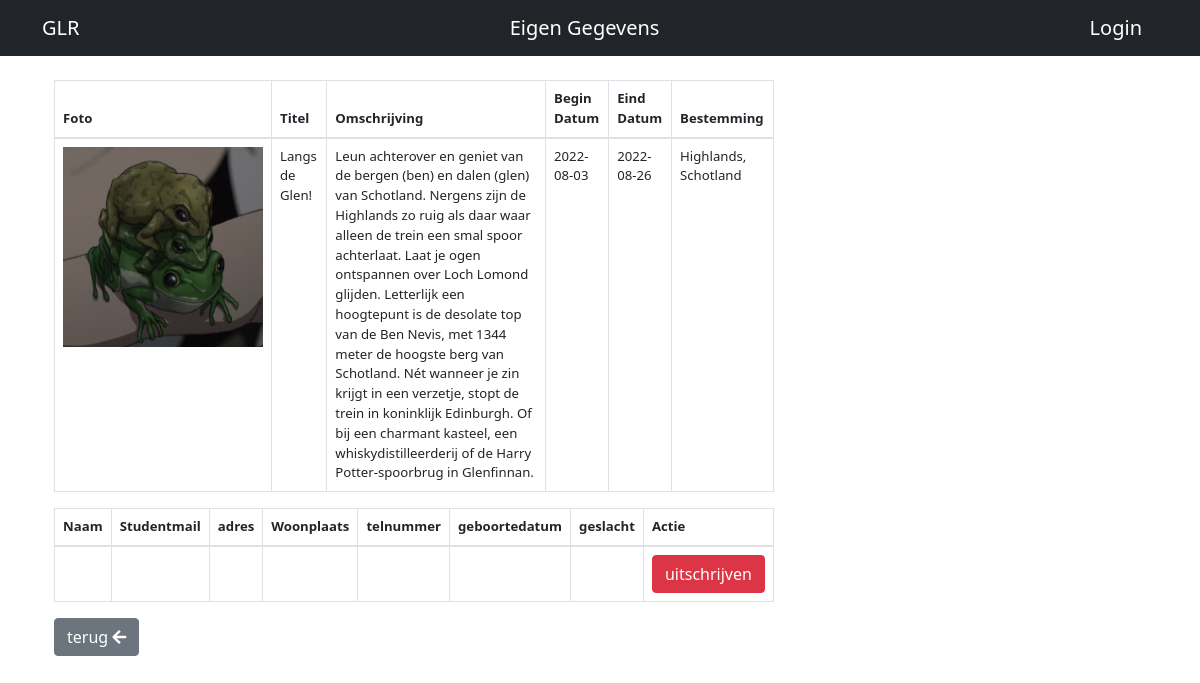
/Her_Examen/EXAMEN/startbootstrap/read_inschrijven.php?reisID=19, run on the app's committed database.
### tables this page shows
CREATE TABLE `reis` (
  `reisID` int(100) NOT NULL,
  `foto` varchar(255) NOT NULL,
  `title` varchar(255) NOT NULL,
  `omschrijving` text,
  `begindatum` date NOT NULL,
  `einddatum` date NOT NULL,
  `bestemming` text NOT NULL
);

CREATE TABLE `gebruikers` (
  `id` int(11) NOT NULL,
  `IDnummer` varchar(30) NOT NULL,
  `studentnummer` varchar(6) NOT NULL,
  `password` varchar(256) NOT NULL,
  `opmerking` varchar(256) NOT NULL,
  `is_admin` int(11) NOT NULL
);

### Her_Examen/EXAMEN/startbootstrap/read_inschrijven.php (the view, shortened to what this page needs)
<?php session_start();
include("config.php");
include('includes/header.php');
?>
<!DOCTYPE html>
<html>
<head>
    <link href="https://cdn.jsdelivr.net/npm/bootstrap@5.1.3/dist/css/bootstrap.min.css" rel="stylesheet">
</head>
<main class="container p-4">
    <div class="row">
        <div class="col-md-8">
            <table class="table table-bordered">
                <thead>
                <tr>
                    <th>Foto</th>
                    <th>Titel</th>
                    <th>Omschrijving</th>
                    <th>Begin Datum</th>
                    <th>Eind Datum</th>
                    <th>Bestemming</th>
                </tr>
                </thead>
                <tbody>
                <?php
                $reisID = $_GET['reisID'];
                $query = "SELECT * FROM reis WHERE reisID='$reisID'";
                $result_tasks = mysqli_query($conn, $query);
                while($row = mysqli_fetch_assoc($result_tasks)) { ?>
                    <tr>
                        <td><?php echo "<img src='fotos/" . $row['foto'] . "' width='200px' height='200px '>"; ?></td>
                        <td><?php echo $row['title']; ?></td>
                        <td><?php echo $row['omschrijving']; ?></td>
                        <td><?php echo $row['begindatum']; ?></td>
                        <td><?php echo $row['einddatum']; ?></td>
                        <td><?php echo $row['bestemming']; ?></td>
                    </tr>
                <?php } ?>
                </tbody>
            </table>
        </div>
        <div class="col-md-4">
        </div>
    </div>
    <div class="row">
        <div class="col-md-8">
            <table class="table table-bordered">
                <thead>
                <tr>
                    <th>Naam</th>
                    <th>Studentmail</th>
                    <th>adres</th>
                    <th>Woonplaats</th>
                    <th>telnummer</th>
                    <th>geboortedatum</th>
                    <th>geslacht</th>
                    <th>Actie</th>
                </tr>
                </thead>
                <tbody>
                <?php
                $query3 = "SELECT * FROM `gebruikers` WHERE `id` IN (SELECT `id` FROM `inschrijvingen` WHERE `reisID`=".$reisID.")";
                $result_tasks3 = mysqli_query($conn, $query3);
                while($row3 = mysqli_fetch_assoc($result_tasks3)) { ?>
                    <tr>
                        <td><?php echo $row3['naam']; ?></td>
                        <td><?php echo $row3['studentmail']; ?></td>
                        <td><?php echo $row3['adres']; ?></td>
                        <td><?php echo $row3['woonplaats']; ?></td>
                        <td><?php echo $row3['telnummer']; ?></td>
                        <td><?php echo $row3['geboortedatum']; ?></td>
                        <td><?php echo $row3['geslacht']; ?></td>
                        <td>
                            <form action="delete_inschrijf.php" method="POST">
                                <input type="submit" name="delete_inschrijf" class="btn btn-danger btn-block" value="uitschrijven">
                            </form>
                        </td>
                    </tr>
                <?php } ?>
                </tbody>
            </table>
            <a href="read_reis.php" class="btn btn-secondary">terug
                <i class="fa fa-arrow-left"></i>
            </a>
        </div>
    </div>
</main>
</html>
<?php include('includes/footer.php'); ?>

### data on the page
reis: foto (picture), title "Langs de Glen!", omschrijving "Leun achterover en geniet van de bergen (ben) en dalen (glen) van Schotland. Nergens zijn de Highlands zo ruig als daar waar alleen de trein een smal spoor achterlaat. Laat je ogen ontspannen over Loch Lomond glijden. Letterlijk een hoogtepunt is de desolate top van de Ben Nevis, met 1344 meter de hoogste berg van Schotland. Nét wanneer je zin krijgt in een verzetje, stopt de trein in koninklijk Edinburgh. Of bij een charmant kasteel, een whiskydistilleerderij of de Harry Potter-spoorbrug in Glenfinnan.", begindatum "2022-08-03", einddatum "2022-08-26", bestemming "Highlands, Schotland"
